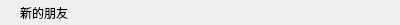
<?xml version="1.0" encoding="UTF-8"?>
<ui version="4.0">
 <class>GroupTipItem</class>
 <widget class="QWidget" name="GroupTipItem">
  <property name="geometry">
   <rect>
    <x>0</x>
    <y>0</y>
    <width>400</width>
    <height>25</height>
   </rect>
  </property>
  <property name="minimumSize">
   <size>
    <width>0</width>
    <height>25</height>
   </size>
  </property>
  <property name="maximumSize">
   <size>
    <width>16777215</width>
    <height>25</height>
   </size>
  </property>
  <property name="windowTitle">
   <string>Form</string>
  </property>
  <layout class="QVBoxLayout" name="verticalLayout">
   <property name="spacing">
    <number>0</number>
   </property>
   <property name="leftMargin">
    <number>20</number>
   </property>
   <property name="topMargin">
    <number>0</number>
   </property>
   <property name="rightMargin">
    <number>0</number>
   </property>
   <property name="bottomMargin">
    <number>0</number>
   </property>
   <item>
    <widget class="QLabel" name="label">
     <property name="text">
      <string>新的朋友</string>
     </property>
    </widget>
   </item>
  </layout>
 </widget>
 <resources/>
 <connections/>
</ui>
